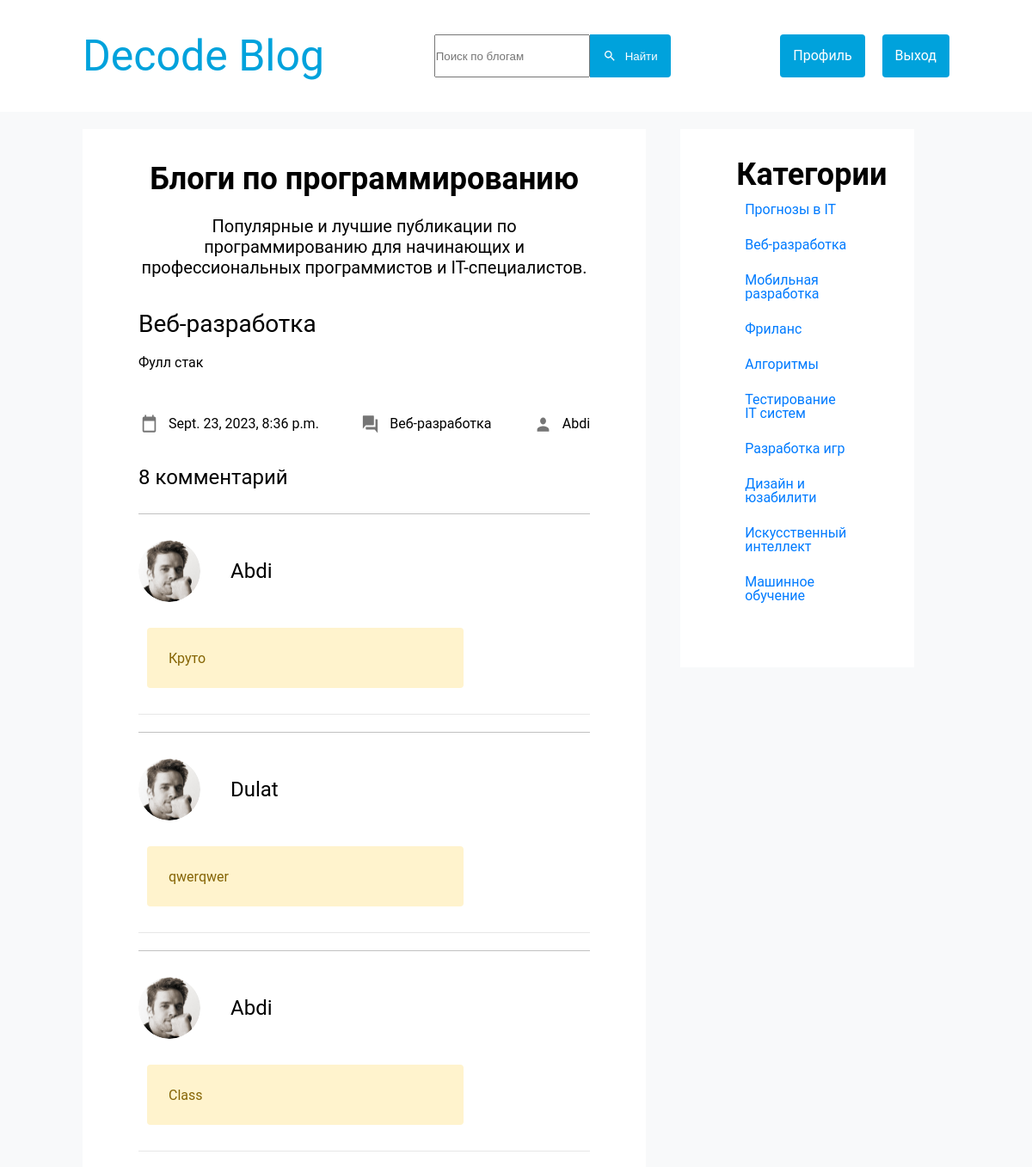
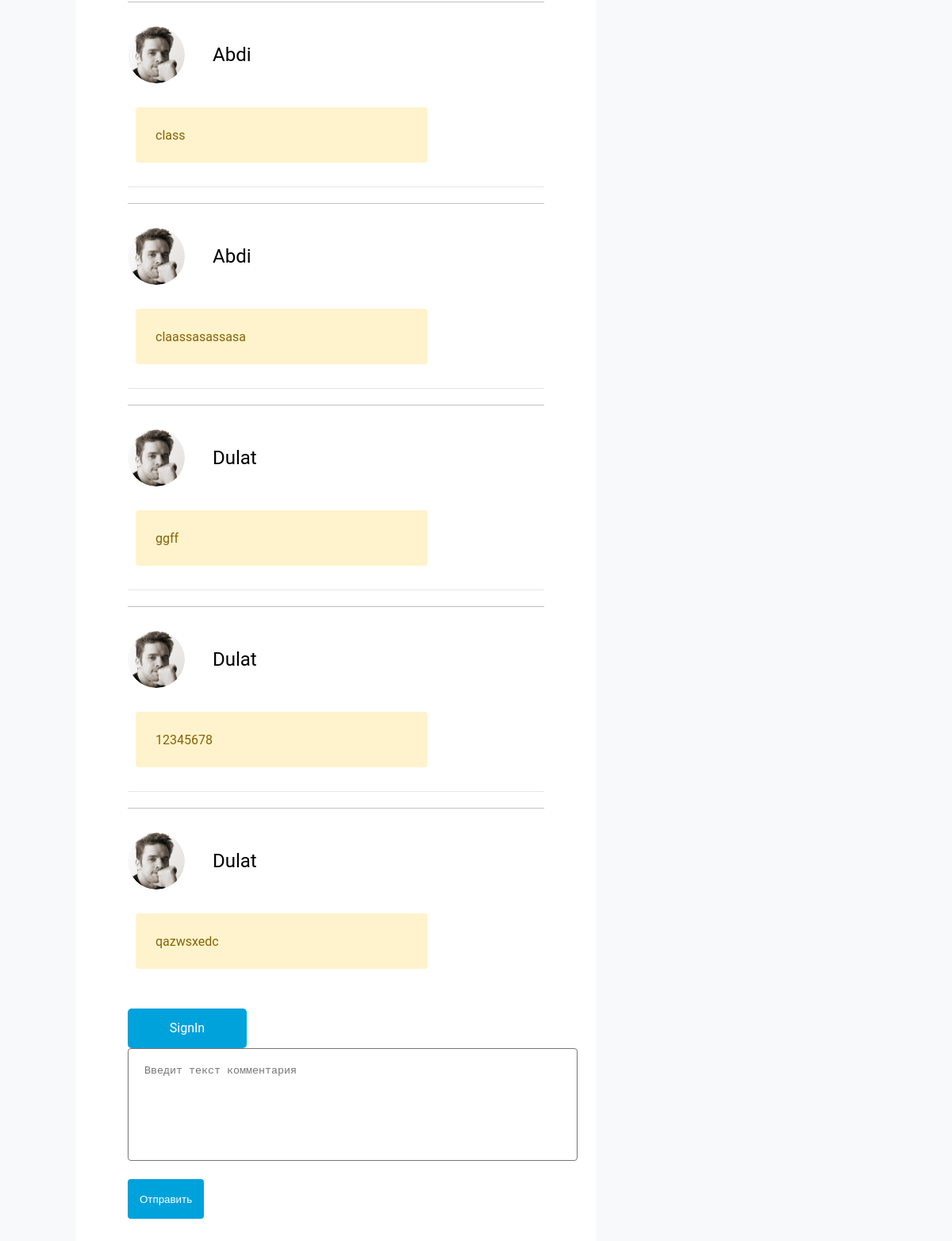
Page /decode_blog/commentview/1/ on the committed database (2 pictures, top to bottom).
### decode_blog/models.py (models this page shows, shortened)
class NewBlog(models.Model):
    name = models.CharField(max_length=100, null=False, default="")
    image = models.ImageField(blank=True, upload_to=uniq_name_upload)
    category = models.ForeignKey(Category, on_delete=models.CASCADE, null=True)
    description = models.TextField(null=False)
    author = models.ForeignKey(User, on_delete=models.CASCADE)
    date = models.DateTimeField(default=datetime.datetime.today())
    class Meta:
        verbose_name = 'Newlog'
        verbose_name_plural = 'NewBlogs'

class Category(models.Model):
    name = models.CharField(max_length=50)
    class Meta:
        verbose_name = 'Category'
        verbose_name_plural = 'Categories'
    def __str__(self):
        return self.name

class Comment(models.Model):
    user = models.ForeignKey(User, on_delete=models.CASCADE)
    text = models.TextField(max_length=2000)
    date = models.DateTimeField(default=datetime.datetime.today())
    blog = models.ForeignKey(NewBlog, on_delete=models.CASCADE, default=1)

### decode_blog/views.py (the view)
# urls.py: path('commentview/<int:blog_id>/', views.BlogDetail.as_view(), name='comments-blog'),
class BlogDetail(DetailView):
    model = NewBlog
    template_name = 'decode_blog/comment.html'
    pk_url_kwarg = 'blog_id'
    context_object_name = 'newblog'
    def get_context_data(self, **kwargs):
        context = super().get_context_data(**kwargs)
        context['title'] = 'Обзор блога'
        context['comments'] = Comment.objects.filter(blog_id=self.kwargs['blog_id'])
        context['categories'] = Category.objects.all()
        context['menu'] = menu
        return context

### decode_blog/templates/decode_blog/comment.html (shortened to what this page needs)
{% load static %}
<!DOCTYPE html>
<html lang="en">
<head>
  <link rel="stylesheet" href="{% static 'decode_blog/css/style.css' %}">
  <link rel="stylesheet" href="{% static 'decode_blog/css/comment.css' %}">
</head>
<body>
<header class="header container">
  {% for m in menu %}
      <div class="header-logo">
          <a href="{% url 'decode_blog:home' %}">{{ m.title }}</a>
      </div>
      {% endfor %}
  <div class="header-search">
    <input type="text" class="input-search" placeholder="Поиск по блогам">
    <button class="button button-search">
      <img src="{% static 'decode_blog/images/search.svg' %}" alt="">
      Найти
    </button>
  </div>
  <div>
    <div class="button-group">
      {% if request.user.is_authenticate %}
        <a href="{% url 'authe:signup' %}" class="button">Регистрация</a>
        <a href="{% url 'authe:signin' %}" class="button">Вход</a>
      {% else %}
          <a href="{% url 'authe:profile' %}" class="button">Профиль</a>
          <a href="{% url 'authe:signout' %}" class="button">Выход</a>
      {% endif %}
    </div>
  </div>
</header>
<section class="container page">
  <div class="page-content">
    <h2 class="page-title">Блоги по программированию</h2>
        <p class="page-desc">Популярные и лучшие публикации по программированию для начинающих
   и профессиональных программистов и IT-специалистов.</p>
    <div class="blogs">
      <div class="blog-item">
        <div class="blog-header">
          <h3>{{ newblog.name }}</h3>
        </div>
        <p class="blog-desc">
          {{ newblog.description }}
        </p>
          <div class="blog-info">
          <span class="link">
            <img src="{% static 'decode_blog/images/date.svg' %}" alt="">
            {{ newblog.date}}
          </span>
          <span class="link">
            <img src="{% static 'decode_blog/images/forums.svg' %}" alt="">
            {{ newblog.category }}
          </span>
          <a class="link">
            <img src="{% static 'decode_blog/images/person.svg' %}" alt="">
            {{ newblog.author }}
          </a>
        </div>
      </div>
    </div>
        <div class="comments">
            <h2>
                {{ comments.count }} комментарий
            </h2>
            {% for c in comments %}
            <div class="comment">
                <div class="comment-header">
                    <img src="{% static 'decode_blog/images/avatar.png' %}" alt="">
                    {{ c.user }}
                </div>
                <p class="comment-warning">
                {{ c.text }}
                </p>
            </div>
            {% endfor %}
            {% if request.user.is_authenticated %}
                      <a href="{% url 'decode_blog:cmadd' %}" id="button-com">Добавить комментарий</a>
                  {% else %}
                      <a href="{% url 'authe:signin' %}" id="button-com">SignIn</a>
                  {% endif %}
            <form class="comment-add" action="{% url 'decode_blog:testcomadd' %}" method="post">
                <textarea name="comment-text" class="comment-textarea" placeholder="Введит текст комментария"></textarea>
                <button type="submit" class="button">Отправить</button>
            </form>
        </div>
  </div>
<div class="page-info">
    <div class="page-header">
            <h2>Категории</h2>
        </div>
        <a href="" class="categories">Прогнозы в IT</a>
        <a href="" class="categories">Веб-разработка</a>
        <a href="" class="categories">Мобильная разработка</a>
        <a href="" class="categories">Фриланс</a>
        <a href="" class="categories">Алгоритмы</a>
        <a href="" class="categories">Тестирование IT систем</a>
        <a href="" class="categories">Разработка игр</a>
        <a href="" class="categories">Дизайн и юзабилити</a>
        <a href="" class="categories">Искусственный интеллект</a>
        <a href="" class="categories">Машинное обучение</a>
  </div>
</section>
</body>
</html>

### decode_blog/static/decode_blog/css/style.css (style rules this page uses)
html, body, div, span, applet, object, iframe, h1, h2, h3, h4, h5, h6, p, blockquote, pre, a, abbr, acronym, address, big, cite, code, del, dfn, em, img, ins, kbd, q, s, samp, small, strike, strong, sub, sup, tt, var, b, u, i, center, dl, dt, dd, ol, ul, li, fieldset, form, label, legend, table, caption, tbody, tfoot, thead, tr, th, td, article, aside, canvas, details, embed, figure, figcaption, footer, header, hgroup, menu, nav, output, ruby, section, summary, time, mark, audio, video { margin: 0; padding: 0; border: 0; font-size: 100%; font: inherit; vertical-align: baseline; box-sizing: border-box; font-family: 'Roboto', sans-serif; }
article, aside, details, figcaption, figure, footer, header, hgroup, menu, nav, section { display: block; }
body { line-height: 1; }
html { font-size: 16px; }
.header { width: 100%; display: flex; justify-content: space-between; height: 130px; align-items: center; background-color: #fff; }
.header-logo a { font-size: 50px; color: #00A2DC; text-decoration: none; }
.header-search { display: flex; justify-content: center; }
.container { padding: 0 8%; }
.page { display: flex; gap: 20px; background-color: #F8F9FA; padding-top: 20px; padding-bottom: 20px; min-height: calc(100vh - 130px); }
.page-content { width: 65%; background-color: #fff; padding: 65px; }
.page-info { width: calc(35% - 20px); background-color: #fff; padding: 65px; margin-bottom: auto; }
.page-header { display: flex; justify-content: space-between; align-items: center; }
.page-header h2 { font-size: 36px; font-weight: 700; margin-top: -30px; }
.button { height: 50px; padding: 0 15px; display: flex; align-items: center; background-color: #00A2DC; color: #fff; border-radius: 4px; border: none; outline: none; text-decoration: none; }
.button > img { width: 16px; height: 16px; margin-right: 10px; }
.button-search { border-top-left-radius: 0; border-bottom-left-radius: 0; }
.button-group { display: flex; flex-wrap: wrap; gap: 20px; }
.page-title { text-align: center; font-size: 36px; margin-bottom: 20px; font-family: 'Roboto'; font-weight: 700; line-height: 46px; letter-spacing: 0em; margin-top: -30px; }
.page-desc { line-height: 1.4; text-align: center; margin-bottom: 20px; font-family: 'Roboto'; font-size: 20px; font-weight: 400; line-height: 24px; letter-spacing: 0em; text-align: center; }
.blog-item { margin-top: 40px; }
.blog-header { display: flex; justify-content: space-between; align-items: center; margin: 20px 0; }
.blog-header h3 { font-size: 28px; }
.link { display: flex; align-items: center; position: relative; height: 40px; margin-top: 20px; }
.link > img { width: 16px; height: 16px; margin-right: 10px; }
.blog-desc { line-height: 1.4; margin: 20px 0; margin-bottom: 10px; }
.blog-info { display: flex; justify-content: space-between; }
.blog-info > .link > img { width: 25px; height: 25px; }
.link { display: flex; align-items: center; position: relative; height: 40px; }
.blog-desc { line-height: 1.4; margin: 20px 0; }
.categories { color: #007BFF; text-decoration: none; margin-top: 5px; }
.page-info { display: flex; flex-direction: column; width: 27%; margin-left: 20px; }
.page-info a { padding: 10px ; }

### decode_blog/static/decode_blog/css/comment.css (style rules this page uses)
.comments h2 { font-size: 24px; margin: 30px 0; }
.comment { border-bottom: 1px solid #e7e7e7; padding: 30px 0; }
.comment-header { display: flex; align-items: center; font-size: 24px; margin-bottom: 30px; }
.comment-header > img { width: 72px; height: 72px; border-radius: 100%; margin-right: 35px; }
.comment:last-of-type { border-bottom: none; }
.comment > p { line-height: 1.4; }
.comment-add textarea { width: 100%; height: 100px; border-radius: 4px; padding: 20px; margin-bottom: 20px; resize: none; }
.comment-warning { background-color: #FFF3CD; color: #856404; display: block; padding: 25px; border-radius: 4px; margin-left: 10px; width: 70%; height: 70px; }
* { margin: 0px; padding: 0px; }
.comment { margin-top: 20px; border-top: 1px solid #c1c1c1; }
#button-com, #button-come { display: flex; justify-content: center; align-items: center; text-align: center; margin-top: 20px; width: 150px; height: 50px; border: rgb(69, 69, 247); border-radius: 5px; color: white; background-color:#00A2DC; text-decoration: none; }

### rows in the picture
NewBlog: name "Веб-разработка", description "Фулл стак", date "Sept. 23, 2023, 8:36 p.m.", category "Веб-разработка", author "Abdi"
Comment: user "Abdi", text "Круто"
Comment: user "Dulat", text "qwerqwer"
Comment: user "Abdi", text "Class"
Comment: user "Abdi", text "class"
Comment: user "Abdi", text "claassasassasa"
Comment: user "Dulat", text "ggff"
Comment: user "Dulat", text "12345678"
Comment: user "Dulat", text "qazwsxedc"

### other values in the picture
{{ m.title }} "Decode Blog"
{{ comments.count }} "8"
